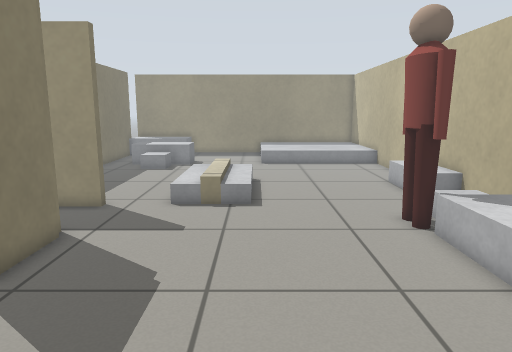
[1] (above)

16 first-person views from a walk through a robot-simulator world made for Gazebo. The camera is 0.91 m above the floor, tilts 10° down and sees 70° across. The lines on the ground mark 1 m squares. The floor is counted in squares, 0.25 m on a side. Each view is taken from the middle of a square. On the plan, view 1 faces up. The plan holds only what a view shows up to about 20 squares ahead; the rest is blank. The place goes on beyond the plan. Robots are left out. Some stock models are drawn as simple stand-ins.

[2]
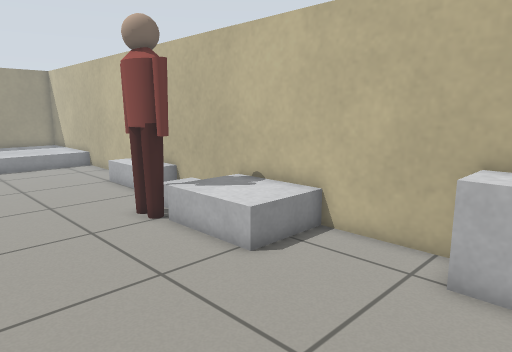

[3]
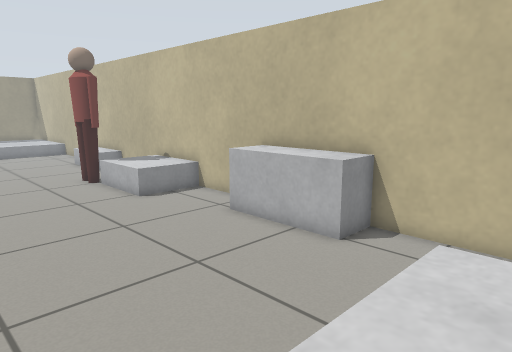

[4]
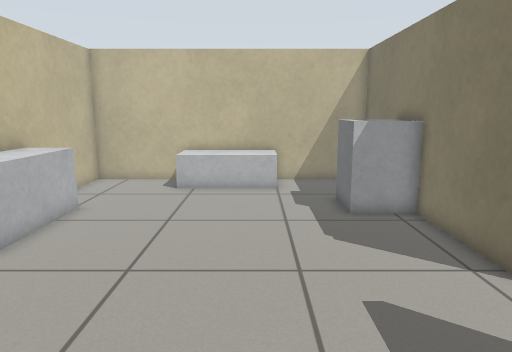

[5]
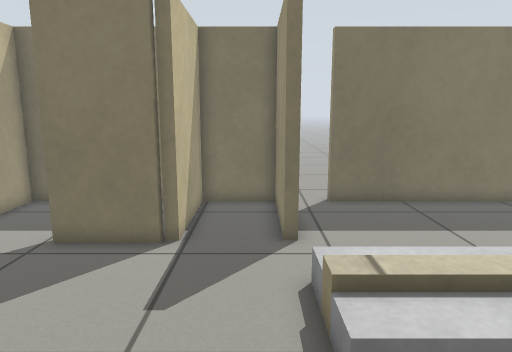

[6]
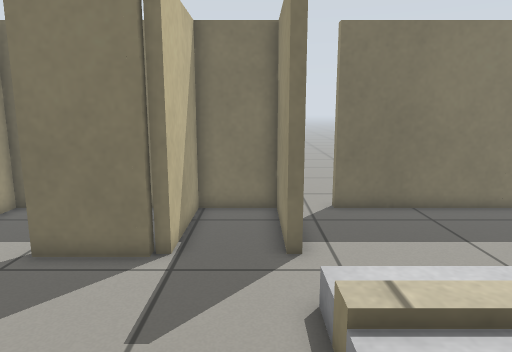

[7]
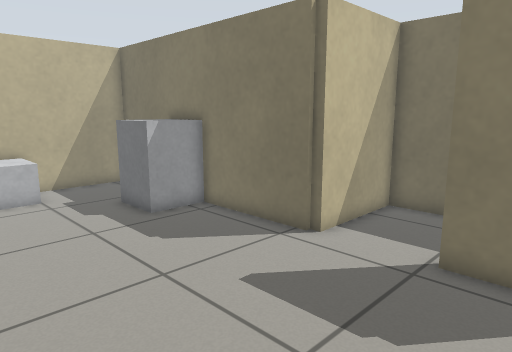

[8]
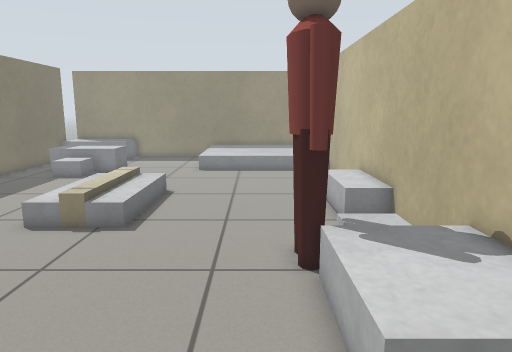

[9]
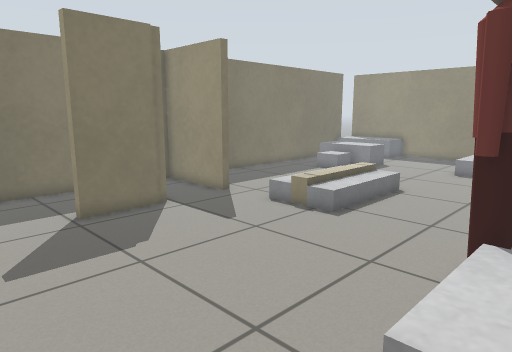

[10]
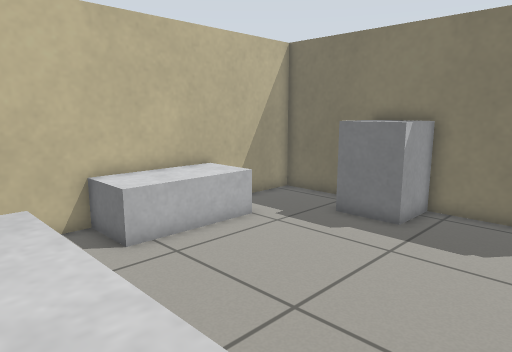

[11]
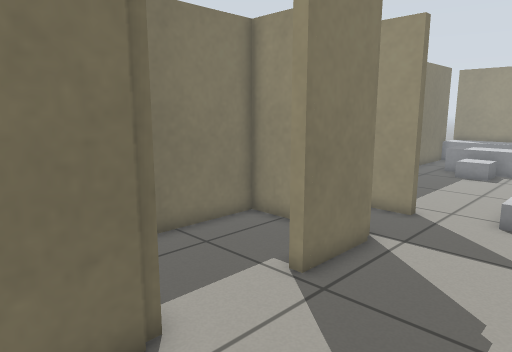

[12]
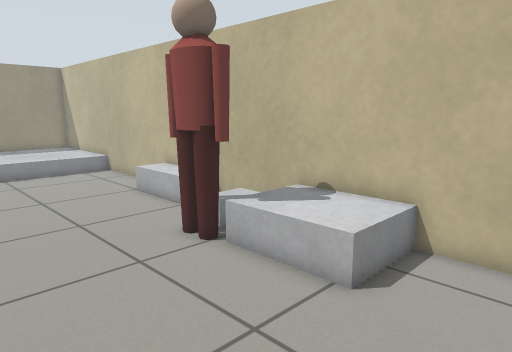

[13]
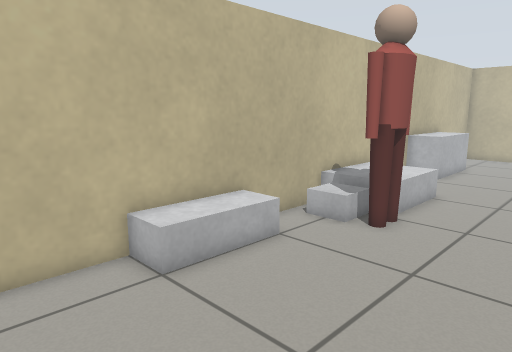

[14]
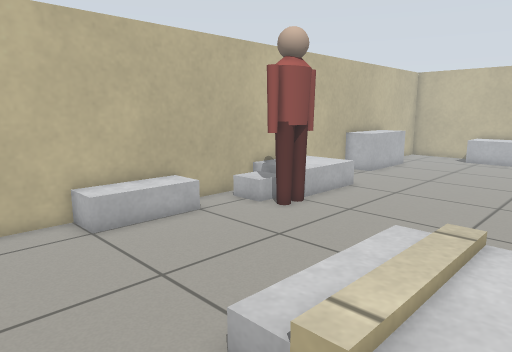

[15]
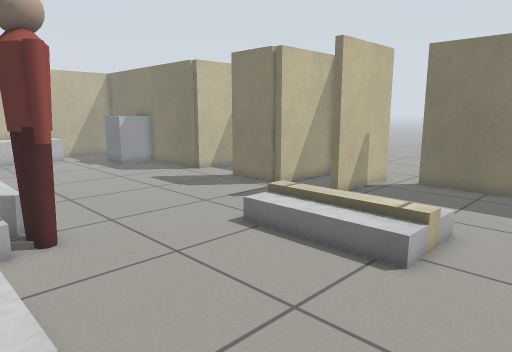

[16]
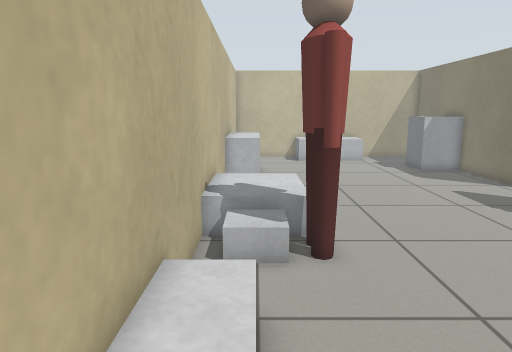

### Floor plan
Points are (right, up) in squares from view 1. A wall is a line through its corners. A room is listed if a view was taken in it or the views show most of it. See-through windows are left out.
Room 1 (views 1, 2, 3, 4, 5, 6, 7, 8, 9, 10, 11, 12, 13, 14, 15, 16)
walls: (-6.3, 10.3) (-5.8, 10.3) (-5.8, 7.3) (-6.3, 7.3); (-6, 3.8) (-6, 3.4); (-5.8, 3.5) (-5.8, -8.6) (8.6, -8.6) (8.6, 23.5); (-10.9, 14.2) (-6, 14.2) (-6, 13.8) (-10.6, 13.8) (-10.6, 10.8) (-6, 10.8) (-6, 10.4); (-10.6, 23.5) (-10.6, 16) (-11, 16)
low walls: (-1.4, 14.2) (-2.2, 14.2) (-2.2, 19.8) (-1.4, 19.8) (-1.4, 14.2)
ways out: opening at (-6, 6) to room 2; opening at (-13, 14.3)
objects: grey box (-7, 23) to (-6, 23); grey box (-5, -4) to (-3, -2); grey box (-3, 14) to (-3, 20); grey box (-1, -8) to (4, -6); grey box (-1, 14) to (0, 20); grey box (5, 7) to (8, 10); person (5, 10) to (6, 13); grey box (6, 11) to (8, 13); grey box (7, -3) to (8, 2); grey box (7, 15) to (8, 19)
Room 2 (no view inside)
walls: (-8.8, 10.4) (-10.6, 10.4) (-10.6, 3.8) (-6, 3.8)
ways out: opening at (-6, 6) to room 1

Positions as (right, up) in squares from view 1, and headings:
1: (0, 0), facing up
2: (-1, 0), facing up-right
3: (-2, -8), facing up-right
4: (0, 11), facing down
5: (4, 13), facing left
6: (3, 13), facing left
7: (3, 10), facing down-left
8: (4, 3), facing up
9: (7, 3), facing up-left
10: (8, 3), facing down-left
11: (-1, 1), facing up-left
12: (-1, 3), facing up-right
13: (0, 23), facing down-right
14: (-4, 23), facing down-right
15: (8, 23), facing down-left
16: (7, 21), facing down
